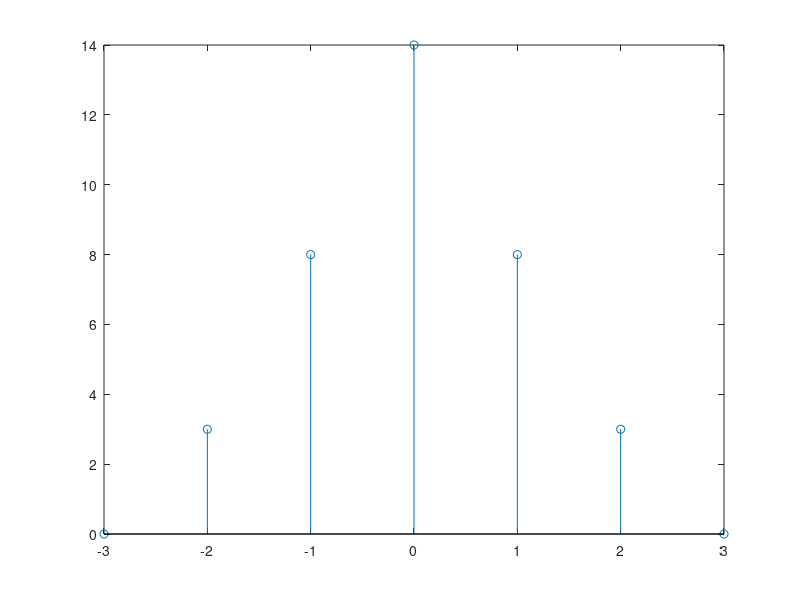

This figure's MATLAB source:
clc;
clear all;
close all;

%x = input('Enter the value of x');
%input format = [1 2 3 4]

x = [0 1 2 3];
xNeg = fliplr(x);

z = [];
for i = 1:length(x)
    xxNeg = xNeg.*x(i);
    z = [z; xxNeg];
end

[row, col] = size(z);
ans = zeros(1,row+col-1);

for i =1:row
    for j = 1:col
        ans(i+j-1) = ans(i+j-1)+z(i,j);
    end
end

n = -(length(xNeg)-1):length(x)-1;
disp(ans);
stem(n,ans);
